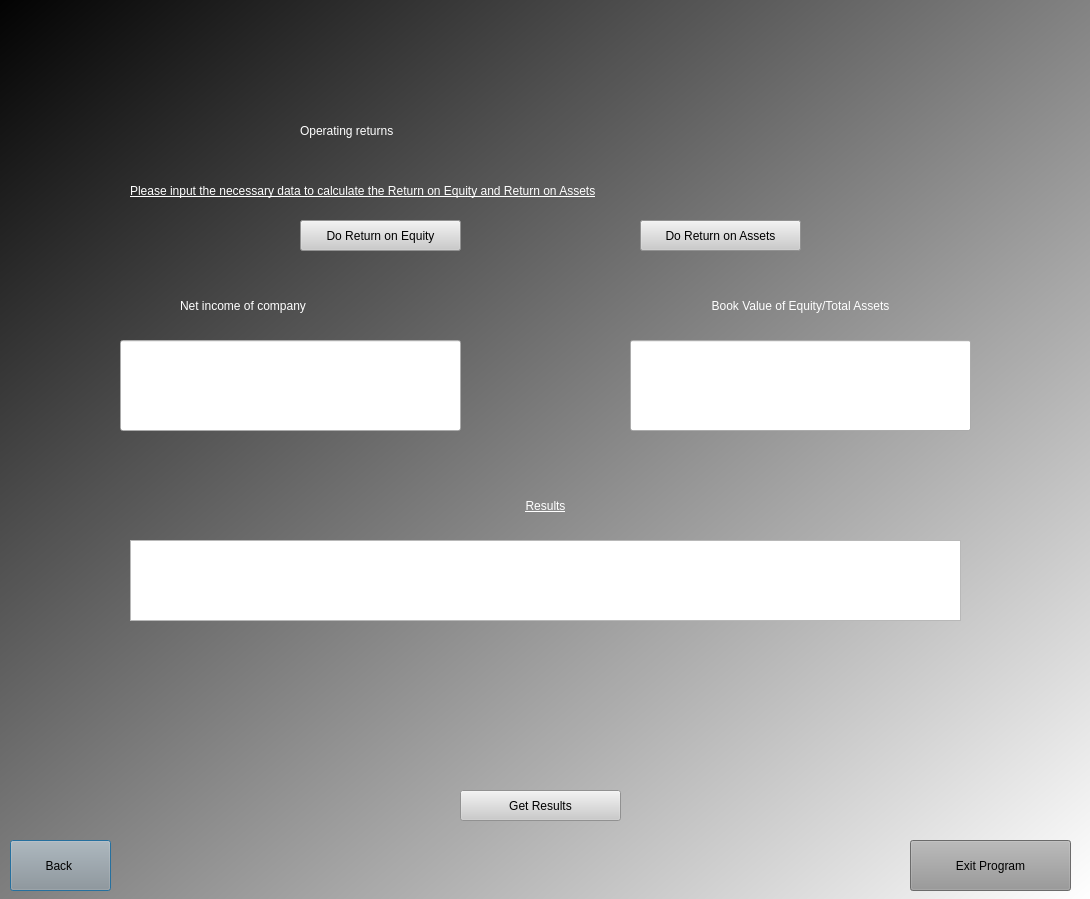
<?xml version="1.0" encoding="UTF-8"?>
<ui version="4.0">
 <class>Dialog</class>
 <widget class="QDialog" name="Dialog">
  <property name="geometry">
   <rect>
    <x>0</x>
    <y>0</y>
    <width>1090</width>
    <height>899</height>
   </rect>
  </property>
  <property name="windowTitle">
   <string>Dialog</string>
  </property>
  <widget class="QWidget" name="widget" native="true">
   <property name="geometry">
    <rect>
     <x>0</x>
     <y>-20</y>
     <width>1091</width>
     <height>921</height>
    </rect>
   </property>
   <property name="styleSheet">
    <string notr="true">QWidget#widget{
background-color:qlineargradient(spread:reflect, x1:0, y1:0, x2:1, y2:1, stop:0 rgba(0, 0, 0, 255), stop:1 rgba(255, 255, 255, 255));}</string>
   </property>
   <widget class="QLabel" name="label">
    <property name="geometry">
     <rect>
      <x>300</x>
      <y>80</y>
      <width>501</width>
      <height>141</height>
     </rect>
    </property>
    <property name="styleSheet">
     <string notr="true">color:rgb(255, 255, 255);
font: 44pt &quot;Rockwell&quot;;
</string>
    </property>
    <property name="text">
     <string>Operating returns</string>
    </property>
   </widget>
   <widget class="QLabel" name="label_2">
    <property name="geometry">
     <rect>
      <x>130</x>
      <y>180</y>
      <width>831</width>
      <height>61</height>
     </rect>
    </property>
    <property name="styleSheet">
     <string notr="true">color:rgb(255, 255, 255);
font: 75 16pt &quot;MS Shell Dlg 2&quot;;
text-decoration: underline;</string>
    </property>
    <property name="text">
     <string>Please input the necessary data to calculate the Return on Equity and Return on Assets</string>
    </property>
   </widget>
   <widget class="QPushButton" name="back">
    <property name="geometry">
     <rect>
      <x>10</x>
      <y>860</y>
      <width>101</width>
      <height>51</height>
     </rect>
    </property>
    <property name="styleSheet">
     <string notr="true">background-color:rgb(150, 150, 150);
font: 75 18pt &quot;MS Shell Dlg 2&quot;;
</string>
    </property>
    <property name="text">
     <string>Back </string>
    </property>
   </widget>
   <widget class="QPushButton" name="exit">
    <property name="geometry">
     <rect>
      <x>910</x>
      <y>860</y>
      <width>161</width>
      <height>51</height>
     </rect>
    </property>
    <property name="styleSheet">
     <string notr="true">background-color:rgb(150, 150, 150);
font: 75 18pt &quot;MS Shell Dlg 2&quot;;
</string>
    </property>
    <property name="text">
     <string>Exit Program</string>
    </property>
   </widget>
   <widget class="QLineEdit" name="val">
    <property name="geometry">
     <rect>
      <x>630</x>
      <y>360</y>
      <width>341</width>
      <height>91</height>
     </rect>
    </property>
    <property name="styleSheet">
     <string notr="true">font: 75 32pt &quot;NanumGothicExtraBold&quot;;
</string>
    </property>
    <property name="text">
     <string/>
    </property>
    <property name="alignment">
     <set>Qt::AlignCenter</set>
    </property>
   </widget>
   <widget class="QLineEdit" name="netincome">
    <property name="geometry">
     <rect>
      <x>120</x>
      <y>360</y>
      <width>341</width>
      <height>91</height>
     </rect>
    </property>
    <property name="styleSheet">
     <string notr="true">font: 75 32pt &quot;NanumGothicExtraBold&quot;;
</string>
    </property>
    <property name="text">
     <string/>
    </property>
    <property name="alignment">
     <set>Qt::AlignCenter</set>
    </property>
   </widget>
   <widget class="QPushButton" name="res">
    <property name="geometry">
     <rect>
      <x>460</x>
      <y>810</y>
      <width>161</width>
      <height>31</height>
     </rect>
    </property>
    <property name="styleSheet">
     <string notr="true">background-color:rgb(203, 203, 203);
font: 12pt &quot;MS Shell Dlg 2&quot;;</string>
    </property>
    <property name="text">
     <string>Get Results</string>
    </property>
   </widget>
   <widget class="QLabel" name="error">
    <property name="geometry">
     <rect>
      <x>120</x>
      <y>770</y>
      <width>341</width>
      <height>51</height>
     </rect>
    </property>
    <property name="styleSheet">
     <string notr="true">font: 14pt &quot;Segoe UI&quot;;
color:rgb(200, 1, 14)</string>
    </property>
    <property name="text">
     <string/>
    </property>
    <property name="alignment">
     <set>Qt::AlignCenter</set>
    </property>
   </widget>
   <widget class="QLabel" name="label_4">
    <property name="geometry">
     <rect>
      <x>180</x>
      <y>310</y>
      <width>221</width>
      <height>31</height>
     </rect>
    </property>
    <property name="styleSheet">
     <string notr="true">color:rgb(255, 255, 255);
font: 87 12pt &quot;Arial Black&quot;;</string>
    </property>
    <property name="text">
     <string>Net income of company</string>
    </property>
   </widget>
   <widget class="QLabel" name="bas">
    <property name="geometry">
     <rect>
      <x>630</x>
      <y>310</y>
      <width>341</width>
      <height>31</height>
     </rect>
    </property>
    <property name="styleSheet">
     <string notr="true">color:rgb(255, 255, 255);
font: 87 12pt &quot;Arial Black&quot;;</string>
    </property>
    <property name="text">
     <string>Book Value of Equity/Total Assets</string>
    </property>
    <property name="alignment">
     <set>Qt::AlignCenter</set>
    </property>
   </widget>
   <widget class="QTextBrowser" name="outcome">
    <property name="geometry">
     <rect>
      <x>130</x>
      <y>560</y>
      <width>831</width>
      <height>81</height>
     </rect>
    </property>
    <property name="layoutDirection">
     <enum>Qt::LeftToRight</enum>
    </property>
    <property name="styleSheet">
     <string notr="true">font: 75 32pt &quot;NanumGothicExtraBold&quot;;</string>
    </property>
    <property name="horizontalScrollBarPolicy">
     <enum>Qt::ScrollBarAlwaysOff</enum>
    </property>
    <property name="html">
     <string>&lt;!DOCTYPE HTML PUBLIC &quot;-//W3C//DTD HTML 4.0//EN&quot; &quot;http://www.w3.org/TR/REC-html40/strict.dtd&quot;&gt;
&lt;html&gt;&lt;head&gt;&lt;meta name=&quot;qrichtext&quot; content=&quot;1&quot; /&gt;&lt;style type=&quot;text/css&quot;&gt;
p, li { white-space: pre-wrap; }
&lt;/style&gt;&lt;/head&gt;&lt;body style=&quot; font-family:'NanumGothicExtraBold'; font-size:32pt; font-weight:72; font-style:normal;&quot;&gt;
&lt;p align=&quot;center&quot; style=&quot;-qt-paragraph-type:empty; margin-top:0px; margin-bottom:0px; margin-left:0px; margin-right:0px; -qt-block-indent:0; text-indent:0px;&quot;&gt;&lt;br /&gt;&lt;/p&gt;&lt;/body&gt;&lt;/html&gt;</string>
    </property>
   </widget>
   <widget class="QLabel" name="result">
    <property name="geometry">
     <rect>
      <x>130</x>
      <y>510</y>
      <width>831</width>
      <height>31</height>
     </rect>
    </property>
    <property name="styleSheet">
     <string notr="true">color:rgb(255, 255, 255);
text-decoration: underline;
font: 8pt &quot;MS Shell Dlg 2&quot;;
font: 87 12pt &quot;Arial Black&quot;;</string>
    </property>
    <property name="text">
     <string>Results</string>
    </property>
    <property name="alignment">
     <set>Qt::AlignCenter</set>
    </property>
   </widget>
   <widget class="QPushButton" name="eq">
    <property name="geometry">
     <rect>
      <x>300</x>
      <y>240</y>
      <width>161</width>
      <height>31</height>
     </rect>
    </property>
    <property name="styleSheet">
     <string notr="true">background-color:rgb(203, 203, 203);
font: 12pt &quot;MS Shell Dlg 2&quot;;</string>
    </property>
    <property name="text">
     <string>Do Return on Equity</string>
    </property>
   </widget>
   <widget class="QPushButton" name="assets">
    <property name="geometry">
     <rect>
      <x>640</x>
      <y>240</y>
      <width>161</width>
      <height>31</height>
     </rect>
    </property>
    <property name="styleSheet">
     <string notr="true">background-color:rgb(203, 203, 203);
font: 12pt &quot;MS Shell Dlg 2&quot;;</string>
    </property>
    <property name="text">
     <string>Do Return on Assets</string>
    </property>
   </widget>
  </widget>
 </widget>
 <resources/>
 <connections/>
</ui>
